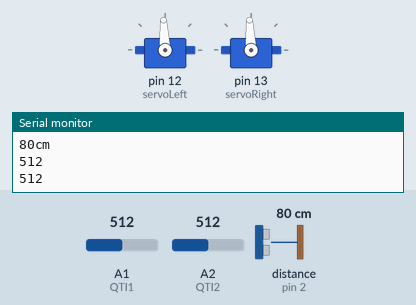
This sketch was run on a simulated Arduino Uno, built with avr-gcc and run on an emulated ATmega328P. On the bench: 2 × servo, the last lines printed to the serial monitor. Wiring (inferred from the names in the program): ultrasonic range finder: trigger pin 2; echo pin 2. The test bench sets the inputs (shaded band); at power-on: A1 (QTI1) = 512, A2 (QTI2) = 512, distance to the obstacle (sensor on pin 2) 80 cm. The echo pulse lasts 58.3 µs per cm.

Above: at 1.2 s.
1.3 s: A1 (QTI1) set to 216
2.8 s: A1 (QTI1) set to 182
At 4.1 s:
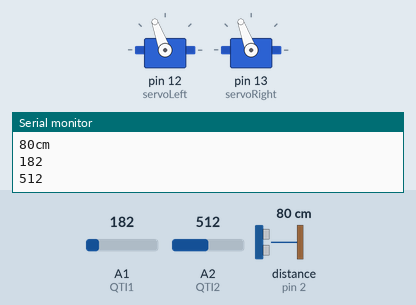
4.4 s: A2 (QTI2) set to 190
At 5.1 s:
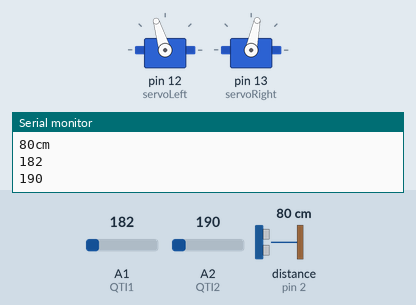
6.1 s: A1 (QTI1) set to 210
At 7.3 s:
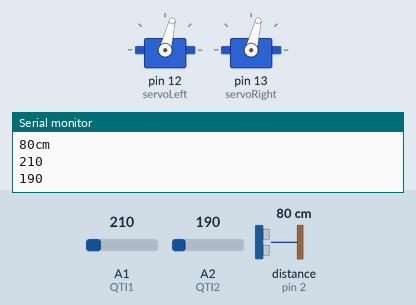
7.7 s: A1 (QTI1) set to 190
At 9.0 s:
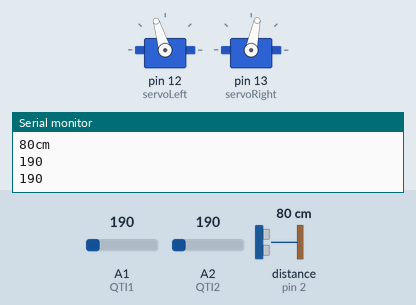
9.3 s: A1 (QTI1) set to 306
At 10.2 s:
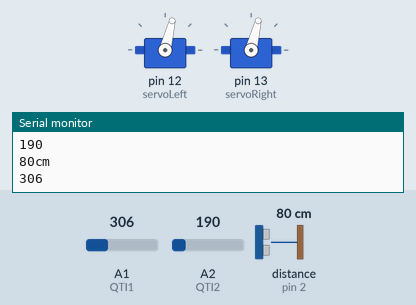
Timing chart, 0 to 11.9 s (numbered marks = the images above; inputs shaded):
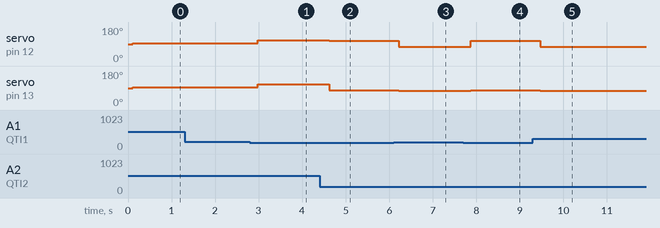

The sketch:

Final_Code.ino
```cpp
#include <Servo.h>

Servo servoLeft;
Servo servoRight;

const int pingPin = 2;
int QTI1Val;
int QTI2Val;
#define QTI1 A1
#define QTI2 A2


void setup()
{
  Serial.begin(9600);
  servoLeft.attach(12);
  servoRight.attach(13);
  pinMode(QTI1, INPUT);
  pinMode(QTI2, INPUT);

}

void loop(){
long duration, cm;
pinMode(pingPin,OUTPUT);
digitalWrite(pingPin, LOW);
delayMicroseconds(2);
digitalWrite(pingPin, HIGH);
delayMicroseconds(5);
digitalWrite(pingPin, LOW);

pinMode(pingPin, INPUT);
duration = pulseIn(pingPin, HIGH);

cm = microsecondsToCentimeters(duration);
Serial.print(cm);
Serial.print("cm");
Serial.println();
//delay(100);

digitalWrite(QTI1, HIGH);
digitalWrite(QTI2, HIGH);

QTI1Val = analogRead(QTI1);
QTI2Val = analogRead(QTI2);
Serial.println(QTI1Val);
Serial.println(QTI2Val);
delay(100);


if (cm < 15)
  {servoLeft.writeMicroseconds(1500);
  servoRight.writeMicroseconds(1500);}
  else {
    if ((QTI1Val<200) && (QTI2Val<200))
    {servoLeft.writeMicroseconds(1650);
    servoRight.writeMicroseconds(1350);}
    else if ((QTI1Val>200) && (QTI2Val<200))  //Left Turn
    {servoLeft.writeMicroseconds(1325);
    servoRight.writeMicroseconds(1325);
    delay(100);}
    else if ((QTI1Val<200) && (QTI2Val>200))  //Right Turn
    {servoLeft.writeMicroseconds(1675);
    servoRight.writeMicroseconds(1675);
    delay(100);}
    /*else if ((QTI1Val>500) && (QTI2Val>500))
    {servoLeft.writeMicroseconds(1550);
    servoRight.writeMicroseconds(1550);
    delay(500);}*/
    else
    {servoLeft.writeMicroseconds(1500);
    servoRight.writeMicroseconds(1500);}
  }
}


long microsecondsToCentimeters(long microseconds){
  return microseconds / 29/ 2;
}
```

Measured:
- the behaviour switches between 200 and 199 on A1 (QTI1) (found by bisection; images 0 and 1)
- after the input at 2.8 s, servo on pin 12 (servoLeft), servo on pin 13 (servoRight): 93° → 110° after 0.18 s
- after the input at 4.4 s, servo on pin 12 (servoLeft): 110° → 107° after 0.23 s; servo on pin 13 (servoRight): 110° → 78° after 0.23 s
- after the input at 6.1 s, servo on pin 12 (servoLeft): 107° → 76° after 0.12 s; servo on pin 13 (servoRight): 78° → 76° after 0.12 s
- after the input at 7.7 s, servo on pin 12 (servoLeft): 76° → 107° after 0.17 s; servo on pin 13 (servoRight): 76° → 78° after 0.17 s
- after the input at 9.3 s, servo on pin 12 (servoLeft): 107° → 76° after 0.17 s; servo on pin 13 (servoRight): 78° → 76° after 0.17 s
